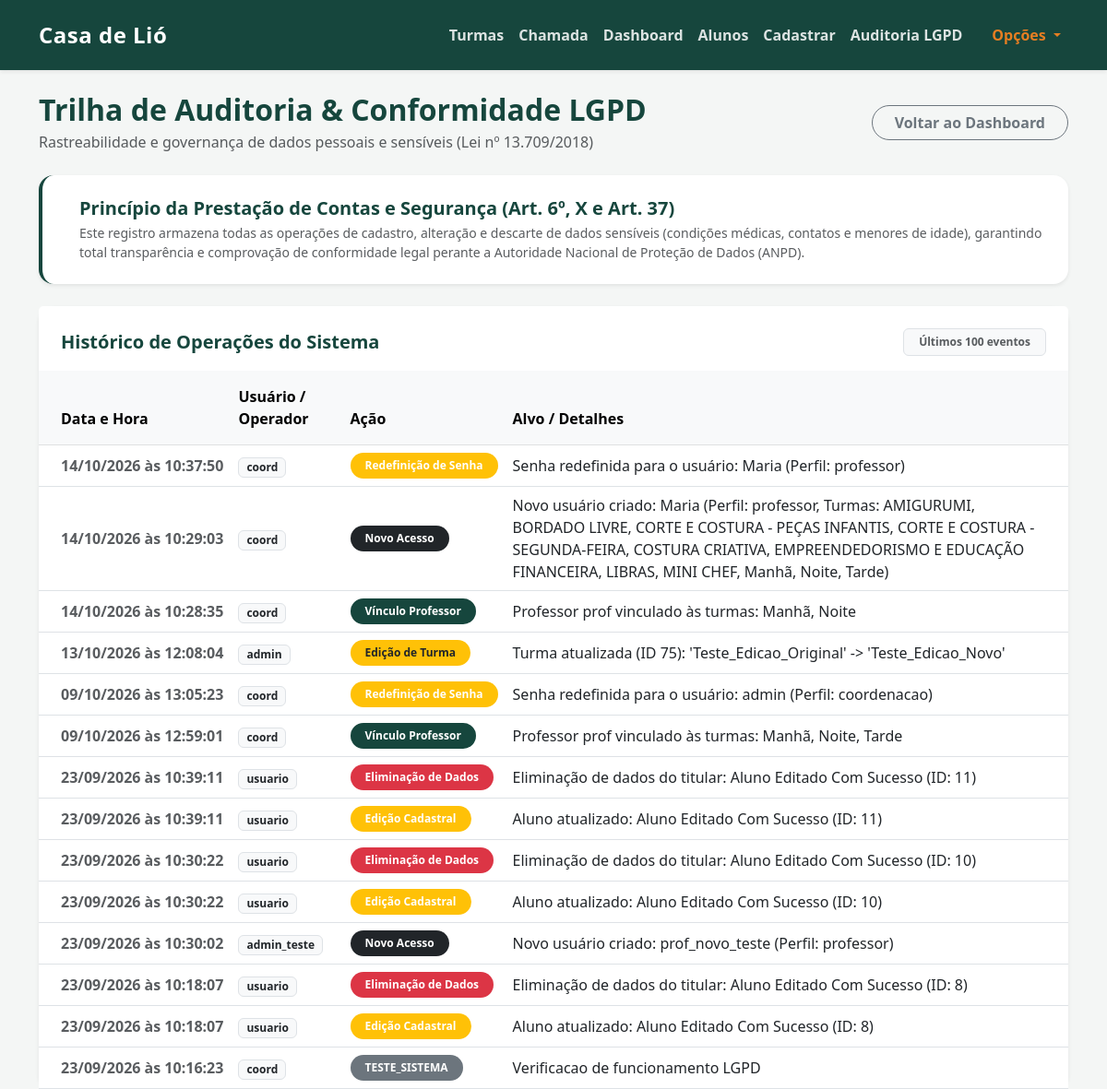
Screenshot of /auditoria (signed in) with the database file from the repository.
### tables this page shows
CREATE TABLE logs_auditoria (
            id INTEGER PRIMARY KEY AUTOINCREMENT,
            usuario TEXT NOT NULL,
            acao TEXT NOT NULL,
            alvo TEXT,
            data_hora TEXT NOT NULL
        );

### app.py (the view)
@app.get("/auditoria", response_class=HTMLResponse)
async def tela_auditoria(request: Request):
    usuario = obter_usuario_atual(request)
    if not usuario or usuario['perfil'] != 'coordenacao':
        return RedirectResponse(url="/", status_code=303)
    conexao = pegar_conexao()
    logs_db = conexao.execute('''
        SELECT id, usuario, acao, alvo, data_hora
        FROM logs_auditoria
        ORDER BY id DESC
        LIMIT 100
    ''').fetchall()
    conexao.close()
    logs = []
    for log in logs_db:
        log_dict = dict(log)
        try:
            dt = datetime.strptime(log['data_hora'], "%Y-%m-%d %H:%M:%S")
            log_dict['data_hora_formatada'] = dt.strftime("%d/%m/%Y às %H:%M:%S")
        except Exception:
            log_dict['data_hora_formatada'] = log['data_hora']
        logs.append(log_dict)
    return templates.TemplateResponse(
        request=request,
        name="auditoria.html",
        context={"logs": logs, "usuario_atual": usuario}
    )

### templates/auditoria.html (shortened to what this page needs)
{% extends 'base.html' %}
{% block conteudo %}
<div class="row mb-4 align-items-center">
    <div class="col-md-8">
        <h2 class="text-primary fw-bold mb-1">Trilha de Auditoria & Conformidade LGPD</h2>
        <p class="text-muted mb-0">Rastreabilidade e governança de dados pessoais e sensíveis (Lei nº 13.709/2018)</p>
    </div>
    <div class="col-md-4 text-md-end mt-3 mt-md-0">
        <a href="/dashboard" class="btn btn-outline-secondary rounded-pill px-4 fw-semibold">
            Voltar ao Dashboard
        </a>
    </div>
</div>
<div class="card shadow-sm border-0 border-start border-primary border-4 p-4 mb-4 bg-white" style="border-radius: 1rem;">
    <div class="d-flex align-items-center gap-3">
        <div>
            <h5 class="fw-bold text-primary mb-1">Princípio da Prestação de Contas e Segurança (Art. 6º, X e Art. 37)</h5>
            <p class="text-muted mb-0 small">
                Este registro armazena todas as operações de cadastro, alteração e descarte de dados sensíveis (condições médicas, contatos e menores de idade), garantindo total transparência e comprovação de conformidade legal perante a Autoridade Nacional de Proteção de Dados (ANPD).
            </p>
        </div>
    </div>
</div>
<div class="card shadow-sm border-0" style="border-radius: 1rem;">
    <div class="card-header bg-white border-0 pt-4 pb-3 px-4 d-flex justify-content-between align-items-center">
        <h5 class="fw-bold text-primary mb-0">Histórico de Operações do Sistema</h5>
        <span class="badge bg-light text-muted border px-3 py-2">Últimos 100 eventos</span>
    </div>
    <div class="card-body p-0">
        <div class="table-responsive">
            <table class="table table-hover align-middle mb-0">
                <thead class="table-light">
                    <tr>
                        <th class="ps-4 py-3">Data e Hora</th>
                        <th class="py-3">Usuário / Operador</th>
                        <th class="py-3">Ação</th>
                        <th class="pe-4 py-3">Alvo / Detalhes</th>
                    </tr>
                </thead>
                <tbody>
                    {% for log in logs %}
                    <tr>
                        <td class="ps-4 fw-semibold text-muted" style="white-space: nowrap;">
                            {{ log['data_hora_formatada'] }}
                        </td>
                        <td>
                            <span class="badge bg-light text-dark border px-2 py-1 fw-bold">
                                 {{ log['usuario'] }}
                            </span>
                        </td>
                        <td>
                            {% if log['acao'] == 'CADASTRO_ALUNO' %}
                                <span class="badge bg-success rounded-pill px-3 py-2 fw-semibold">Novo Aluno</span>
                            {% elif log['acao'] == 'EDICAO_ALUNO' %}
                                <span class="badge bg-warning text-white rounded-pill px-3 py-2 fw-semibold">Edição Cadastral</span>
                            {% elif log['acao'] == 'EXCLUSAO_ALUNO' %}
                                <span class="badge bg-danger rounded-pill px-3 py-2 fw-semibold">Eliminação de Dados</span>
                            {% elif log['acao'] == 'ANEXO_ATESTADO' %}
                                <span class="badge bg-info text-white rounded-pill px-3 py-2 fw-semibold">Atestado Médico</span>
                            {% elif log['acao'] == 'CRIACAO_USUARIO' %}
                                <span class="badge bg-dark rounded-pill px-3 py-2 fw-semibold">Novo Acesso</span>
                            {% elif log['acao'] == 'CRIACAO_TURMA' %}
                                <span class="badge bg-primary rounded-pill px-3 py-2 fw-semibold">Nova Turma / Curso</span>
                            {% elif log['acao'] == 'VINCULO_PROFESSOR_TURMA' %}
                                <span class="badge bg-primary rounded-pill px-3 py-2 fw-semibold">Vínculo Professor</span>
                            {% elif log['acao'] == 'EXCLUSAO_TURMA' %}
                                <span class="badge bg-danger rounded-pill px-3 py-2 fw-semibold">Exclusão de Turma</span>
                            {% elif log['acao'] == 'EDICAO_TURMA' %}
                                <span class="badge bg-warning text-dark rounded-pill px-3 py-2 fw-semibold">Edição de Turma</span>
                            {% elif log['acao'] == 'ALTERACAO_SENHA' %}
                                <span class="badge bg-warning text-white rounded-pill px-3 py-2 fw-semibold">Redefinição de Senha</span>
                            {% else %}
                                <span class="badge bg-secondary rounded-pill px-3 py-2">{{ log['acao'] }}</span>
                            {% endif %}
                        </td>
                        <td class="pe-4 text-dark">
                            {{ log['alvo'] or '—' }}
                        </td>
                    </tr>
                    {% else %}
                    <tr>
                        <td colspan="4" class="text-center text-muted py-5">
                            Nenhum registro de auditoria gerado até o momento.
                        </td>
                    </tr>
                    {% endfor %}
                </tbody>
            </table>
        </div>
    </div>
</div>
{% endblock %}

### templates/base.html (style rules this page uses)
:root { --verde-adra: #16463d; --laranja-adra: #e67e22; --fundo-cinza: #f4f6f5; }
body { background-color: var(--fundo-cinza) !important; font-family: 'Segoe UI', Tahoma, Geneva, Verdana, sans-serif; }
.text-primary { color: var(--verde-adra) !important; }
.bg-primary { background-color: var(--verde-adra) !important; }
.border-primary { border-color: var(--verde-adra) !important; }
.card { border-radius: 1rem !important; border: none; transition: transform 0.2s ease-in-out; }

### rows the page displays
logs_auditoria: data_hora_formatada "14/10/2026 às 10:37:50", usuario "coord", acao "Redefinição de Senha", alvo "Senha redefinida para o usuário: Maria (Perfil: professor)"
logs_auditoria: data_hora_formatada "14/10/2026 às 10:29:03", usuario "coord", acao "Novo Acesso", alvo "Novo usuário criado: Maria (Perfil: professor, Turmas: AMIGURUMI, BORDADO LIVRE, CORTE E COSTURA - PEÇAS INFANTIS, CORTE E COSTURA - SEGUNDA-FEIRA, COSTURA CRIATIVA, EMPREENDEDORISMO E EDUCAÇÃO FINANCEIRA, LIBRAS, MINI CHEF, Manhã, Noite, Tarde)"
logs_auditoria: data_hora_formatada "14/10/2026 às 10:28:35", usuario "coord", shows "Vínculo Professor", alvo "Professor prof vinculado às turmas: Manhã, Noite"
logs_auditoria: data_hora_formatada "13/10/2026 às 12:08:04", usuario "admin", acao "Edição de Turma", alvo "Turma atualizada (ID 75): 'Teste_Edicao_Original' -> 'Teste_Edicao_Novo'"
logs_auditoria: data_hora_formatada "09/10/2026 às 13:05:23", usuario "coord", acao "Redefinição de Senha", alvo "Senha redefinida para o usuário: admin (Perfil: coordenacao)"
logs_auditoria: data_hora_formatada "09/10/2026 às 12:59:01", usuario "coord", shows "Vínculo Professor", alvo "Professor prof vinculado às turmas: Manhã, Noite, Tarde"
logs_auditoria: data_hora_formatada "23/09/2026 às 10:39:11", usuario "usuario", acao "Eliminação de Dados", alvo "Eliminação de dados do titular: Aluno Editado Com Sucesso (ID: 11)"
logs_auditoria: data_hora_formatada "23/09/2026 às 10:39:11", usuario "usuario", acao "Edição Cadastral", alvo "Aluno atualizado: Aluno Editado Com Sucesso (ID: 11)"
logs_auditoria: data_hora_formatada "23/09/2026 às 10:30:22", usuario "usuario", acao "Eliminação de Dados", alvo "Eliminação de dados do titular: Aluno Editado Com Sucesso (ID: 10)"
logs_auditoria: data_hora_formatada "23/09/2026 às 10:30:22", usuario "usuario", acao "Edição Cadastral", alvo "Aluno atualizado: Aluno Editado Com Sucesso (ID: 10)"
logs_auditoria: data_hora_formatada "23/09/2026 às 10:30:02", usuario "admin_teste", acao "Novo Acesso", alvo "Novo usuário criado: prof_novo_teste (Perfil: professor)"
logs_auditoria: data_hora_formatada "23/09/2026 às 10:18:07", usuario "usuario", acao "Eliminação de Dados", alvo "Eliminação de dados do titular: Aluno Editado Com Sucesso (ID: 8)"
logs_auditoria: data_hora_formatada "23/09/2026 às 10:18:07", usuario "usuario", acao "Edição Cadastral", alvo "Aluno atualizado: Aluno Editado Com Sucesso (ID: 8)"
logs_auditoria: data_hora_formatada "23/09/2026 às 10:16:23", usuario "coord", acao "TESTE_SISTEMA", alvo "Verificacao de funcionamento LGPD"
